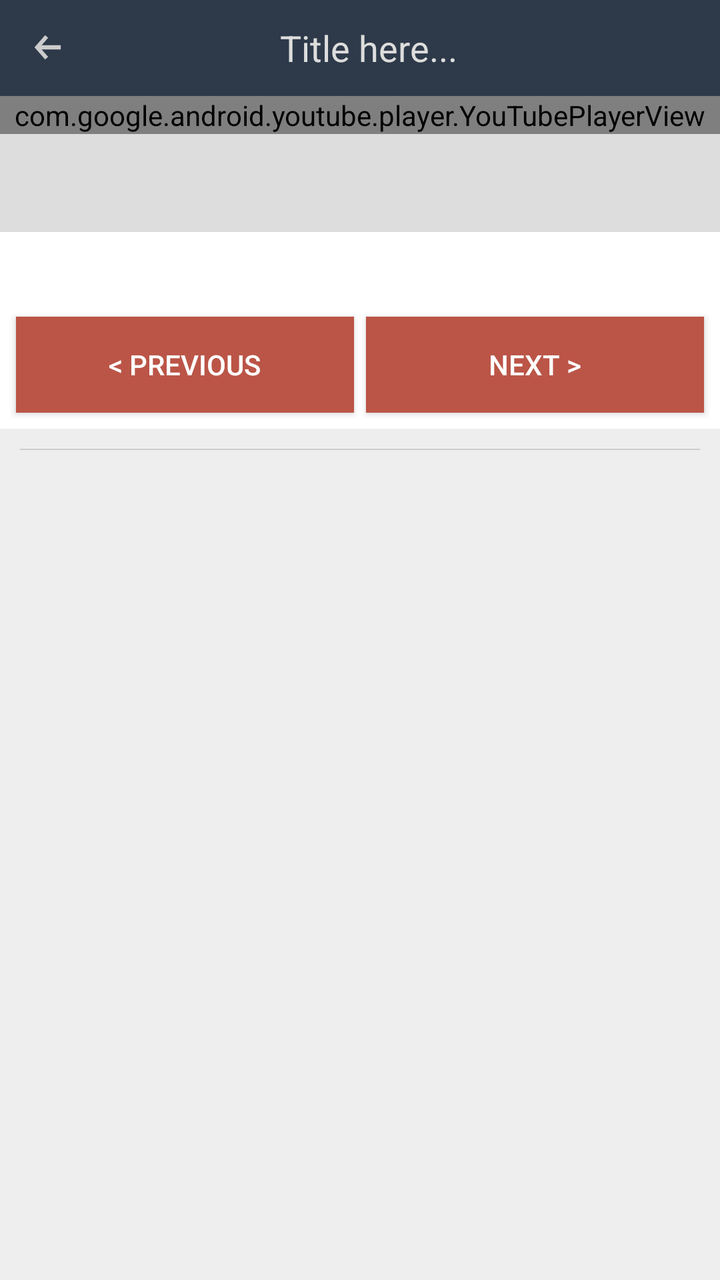
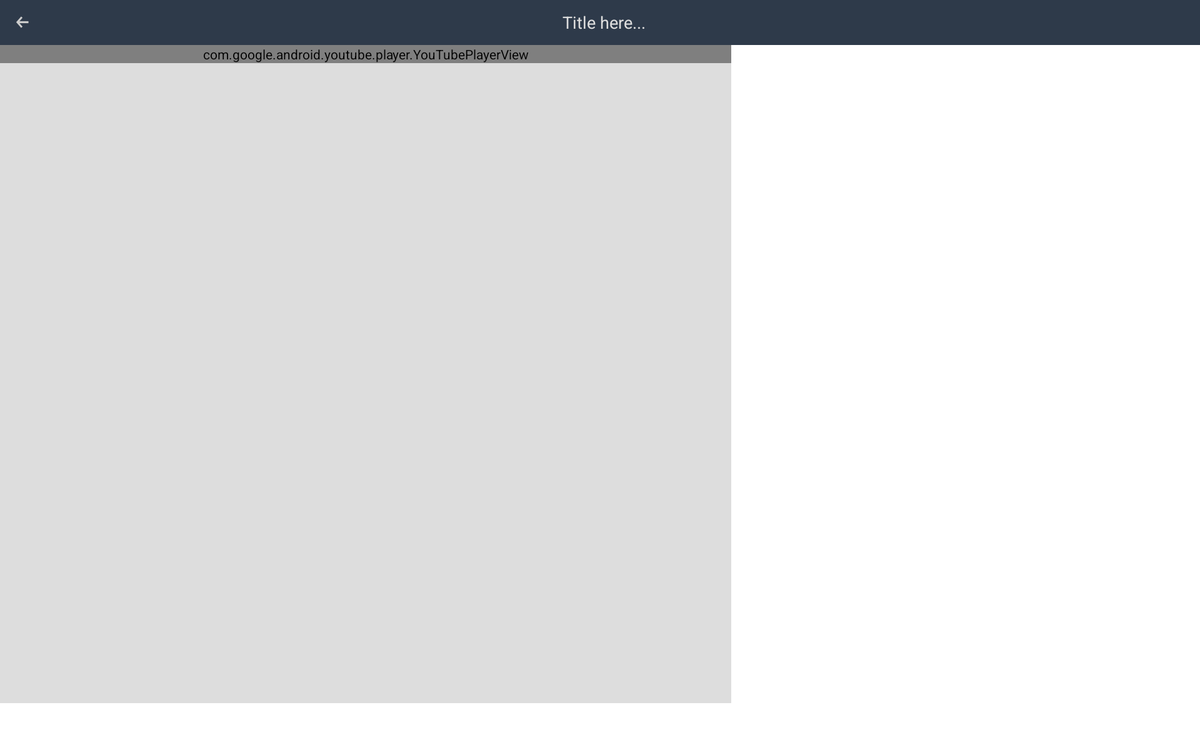

Compare how this app lays out the same screen by default and in its alternative resource folder. The renders come first, then the two layout files and the values they reference.
<!-- AndroidManifest.xml: application theme AppTheme -->
<!-- res/layout/activity_fullscreen_videoplayer.xml -->
<?xml version="1.0" encoding="utf-8"?>
<LinearLayout xmlns:android="http://schemas.android.com/apk/res/android"
    android:id="@+id/layout"
    android:layout_width="match_parent"
    android:layout_height="match_parent"
    android:orientation="vertical">

    <include
        android:id="@+id/navigationBar"
        layout="@layout/custom_navbar"
        android:layout_width="match_parent"
        android:layout_height="wrap_content" />

    <RelativeLayout
        android:layout_width="match_parent"
        android:layout_height="wrap_content">

        <LinearLayout
            android:layout_width="match_parent"
            android:layout_height="wrap_content">

            <com.google.android.youtube.player.YouTubePlayerView
                android:id="@+id/player"
                android:layout_width="match_parent"
                android:layout_height="wrap_content" />
        </LinearLayout>

        <LinearLayout
            android:id="@+id/fullscreenPlayControlLayout"
            android:layout_width="match_parent"
            android:layout_height="wrap_content"
            android:background="#fff"
            android:gravity="center_vertical"
            android:orientation="horizontal"
            android:padding="10dp"
            android:visibility="invisible">

            <Button
                android:id="@+id/prevVideoButton2"
                android:layout_width="wrap_content"
                android:layout_height="wrap_content"
                android:layout_marginLeft="10dp"
                android:background="#0099CC"
                android:drawableLeft="@drawable/prev_button"
                android:drawablePadding="5dp"
                android:text="@string/prev_button_text"
                android:textAppearance="?android:attr/textAppearanceMedium"
                android:textColor="@color/button_text_color" />

            <Button
                android:id="@+id/nextVideoButton2"
                android:layout_width="wrap_content"
                android:layout_height="wrap_content"
                android:layout_marginLeft="15dp"
                android:background="#0099CC"
                android:drawablePadding="5dp"
                android:drawableRight="@drawable/next_button"
                android:text="@string/next_button_text"
                android:textAppearance="?android:attr/textAppearanceMedium"
                android:textColor="@color/button_text_color" />

            <TextView
                android:id="@+id/currentVideoTitle2"
                android:layout_width="0dp"
                android:layout_height="wrap_content"
                android:layout_marginLeft="15dp"
                android:layout_weight="1"
                android:ellipsize="marquee"
                android:gravity="left"
                android:lines="1"
                android:textAppearance="?android:attr/textAppearanceMedium"
                android:textColor="#fff" />
        </LinearLayout>

    </RelativeLayout>

    <LinearLayout
        android:id="@+id/other_views"
        android:layout_width="match_parent"
        android:layout_height="0dp"
        android:layout_weight="1"
        android:orientation="vertical">

        <LinearLayout
            android:id="@+id/currentVideoInfo"
            android:layout_width="match_parent"
            android:layout_height="wrap_content"
            android:background="#fff"
            android:orientation="vertical"
            android:padding="5dp">

            <TextView
                android:id="@+id/currentVideoTitle"
                android:layout_width="wrap_content"
                android:layout_height="wrap_content"
                android:layout_margin="5dp"
                android:ellipsize="marquee"
                android:lines="1"
                android:textAppearance="?android:attr/textAppearanceMedium"
                android:textColor="#555555"
                android:textStyle="bold" />

            <LinearLayout
                android:layout_width="match_parent"
                android:layout_height="wrap_content"
                android:orientation="horizontal">

                <Button
                    android:id="@+id/prevVideoButton"
                    android:layout_width="match_parent"
                    android:layout_height="wrap_content"
                    android:layout_margin="3dp"
                    android:layout_weight="1"
                    android:padding="10dp"
                    android:text="&lt; Previous"
                    android:textColor="@color/button_text_color"
                    android:background="@drawable/button_bg" />

                <Button
                    android:id="@+id/nextVideoButton"
                    android:layout_width="match_parent"
                    android:layout_height="wrap_content"
                    android:layout_margin="3dp"
                    android:layout_weight="1"
                    android:background="@drawable/button_bg"
                    android:padding="10dp"
                    android:text="Next >"
                    android:textColor="@color/button_text_color" />
            </LinearLayout>
        </LinearLayout>

        <LinearLayout
            android:layout_width="match_parent"
            android:layout_height="0dp"
            android:layout_weight="1"
            android:background="#eee">

            <ListView
                android:id="@+id/allVideoslistView"
                android:layout_width="wrap_content"
                android:layout_height="wrap_content"
                android:layout_marginLeft="10dp"
                android:layout_marginRight="10dp"
                android:layout_marginTop="10dp"
                android:background="#cccccc"
                android:divider="#0000"
                android:dividerHeight="0dp"
                android:padding="1px" />
        </LinearLayout>
    </LinearLayout>
</LinearLayout>
<!-- res/layout/custom_navbar.xml (included above) -->
<?xml version="1.0" encoding="utf-8"?>
<LinearLayout xmlns:android="http://schemas.android.com/apk/res/android"
    android:layout_width="match_parent"
    android:layout_height="wrap_content"
    android:background="#2e3a4a"
    android:gravity="center_vertical"
    android:orientation="horizontal"
    android:padding="8dp">

    <ImageButton
        android:id="@+id/navigationLeftButton"
        android:layout_width="32dp"
        android:layout_height="32dp"
        android:background="@null"
        android:src="@drawable/back_arrow"
        android:textAppearance="?android:attr/textAppearanceLarge"
        android:textColor="#ddd" />

    <TextView
        android:id="@+id/navigationTitleTextView"
        android:layout_width="match_parent"
        android:layout_height="wrap_content"
        android:ellipsize="end"
        android:gravity="center"
        android:lines="1"
        android:paddingRight="24dp"
        android:text="Title here..."
        android:textAppearance="?android:attr/textAppearanceLarge"
        android:textColor="#ddd"
        android:textSize="18sp" />
</LinearLayout>
<!-- resources referenced by this layout -->
<resources>
  <!-- drawable back_arrow: png bitmap (drawable-xxhdpi, 632 bytes) -->
  <!-- drawable button_bg (drawable) -->
  <?xml version="1.0" encoding="utf-8" ?>
  <selector xmlns:android="http://schemas.android.com/apk/res/android">
      <item android:drawable="@color/disabled_button_bg" android:state_enabled="false" />
      <item android:drawable="@color/normal_button_bg" />
  </selector>
  <!-- drawable next_button (drawable) -->
  <?xml version="1.0" encoding="utf-8"?>
  <selector xmlns:android="http://schemas.android.com/apk/res/android">
      <item android:drawable="@drawable/next_button_disabled" android:state_enabled="false" />
      <item android:drawable="@drawable/next_button_enabled" android:state_enabled="true" />
  </selector>
  <!-- drawable prev_button (drawable) -->
  <?xml version="1.0" encoding="utf-8"?>
  <selector xmlns:android="http://schemas.android.com/apk/res/android">
      <item android:drawable="@drawable/prev_button_disabled" android:state_enabled="false" />
      <item android:drawable="@drawable/prev_button_enabled" android:state_enabled="true" />
  </selector>
  <string name="next_button_text">NEXT</string>
  <string name="prev_button_text">PREV</string>
  <style name="AppTheme" parent="Theme.AppCompat.NoActionBar">
          <item name="android:windowBackground">@color/grey_bg</item>
      </style>
  <color name="disabled_button_bg">#eeeeee</color>
  <color name="normal_button_bg">#bb5547</color>
  <!-- drawable next_button_disabled: png bitmap (drawable-xxhdpi, 636 bytes) -->
  <!-- drawable next_button_enabled: png bitmap (drawable-xxhdpi, 628 bytes) -->
  <!-- drawable prev_button_disabled: png bitmap (drawable-xxhdpi, 734 bytes) -->
  <!-- drawable prev_button_enabled: png bitmap (drawable-xxhdpi, 632 bytes) -->
  <color name="grey_bg">#ddd</color>
</resources>
<!-- res/layout-sw720dp-land/activity_fullscreen_videoplayer.xml (the repository's variant of the layout above) -->
<!-- drawn on a large tablet held sideways -->
<?xml version="1.0" encoding="utf-8"?>
<LinearLayout xmlns:android="http://schemas.android.com/apk/res/android"
    android:id="@+id/layout"
    android:layout_width="match_parent"
    android:layout_height="match_parent"
    android:orientation="vertical">

    <include
        android:id="@+id/navigationBar"
        layout="@layout/custom_navbar"
        android:layout_width="match_parent"
        android:layout_height="wrap_content" />

    <LinearLayout
        android:layout_width="match_parent"
        android:layout_height="match_parent"
        android:orientation="horizontal">

        <LinearLayout
            android:layout_width="0dp"
            android:layout_height="match_parent"
            android:layout_weight="1"
            android:orientation="vertical">

            <RelativeLayout
                android:layout_width="match_parent"
                android:layout_height="match_parent"
                android:layout_weight="1">

                <LinearLayout
                    android:layout_width="match_parent"
                    android:layout_height="wrap_content">

                    <com.google.android.youtube.player.YouTubePlayerView
                        android:id="@+id/player"
                        android:layout_width="match_parent"
                        android:layout_height="wrap_content" />
                </LinearLayout>

                <LinearLayout
                    android:id="@+id/fullscreenPlayControlLayout"
                    android:layout_width="match_parent"
                    android:layout_height="wrap_content"
                    android:background="#a333"
                    android:gravity="center_vertical"
                    android:orientation="horizontal"
                    android:padding="10dp"
                    android:visibility="invisible">

                    <Button
                        android:id="@+id/prevVideoButton2"
                        android:layout_width="wrap_content"
                        android:layout_height="wrap_content"
                        android:layout_marginLeft="10dp"
                        android:background="@null"
                        android:drawableLeft="@drawable/prev_button"
                        android:drawablePadding="5dp"
                        android:text="@string/prev_button_text"
                        android:textAppearance="?android:attr/textAppearanceMedium"
                        android:textColor="@color/button_text_color" />

                    <Button
                        android:id="@+id/nextVideoButton2"
                        android:layout_width="wrap_content"
                        android:layout_height="wrap_content"
                        android:layout_marginLeft="15dp"
                        android:background="@null"
                        android:drawablePadding="5dp"
                        android:drawableRight="@drawable/next_button"
                        android:text="@string/next_button_text"
                        android:textAppearance="?android:attr/textAppearanceMedium"
                        android:textColor="@color/button_text_color" />

                    <TextView
                        android:id="@+id/currentVideoTitle2"
                        android:layout_width="0dp"
                        android:layout_height="wrap_content"
                        android:layout_marginLeft="15dp"
                        android:layout_weight="1"
                        android:ellipsize="marquee"
                        android:gravity="left"
                        android:lines="1"
                        android:textAppearance="?android:attr/textAppearanceMedium"
                        android:textColor="#fff" />
                </LinearLayout>

            </RelativeLayout>

            <LinearLayout
                android:id="@+id/other_views"
                android:layout_width="match_parent"
                android:layout_height="wrap_content"
                android:layout_weight="1"
                android:orientation="vertical">

                <LinearLayout
                    android:id="@+id/currentVideoInfo"
                    android:layout_width="match_parent"
                    android:layout_height="wrap_content"
                    android:background="#fff"
                    android:orientation="vertical"
                    android:padding="5dp">

                    <TextView
                        android:id="@+id/currentVideoTitle"
                        android:layout_width="wrap_content"
                        android:layout_height="wrap_content"
                        android:layout_margin="5dp"
                        android:ellipsize="marquee"
                        android:lines="1"
                        android:textAppearance="?android:attr/textAppearanceMedium"
                        android:textColor="#333"
                        android:textStyle="bold" />

                    <LinearLayout
                        android:layout_width="match_parent"
                        android:layout_height="wrap_content"
                        android:orientation="horizontal">

                        <Button
                            android:id="@+id/prevVideoButton"
                            android:layout_width="match_parent"
                            android:layout_height="wrap_content"
                            android:layout_margin="3dp"
                            android:layout_weight="1"
                            android:text="&lt; Previous" />

                        <Button
                            android:id="@+id/nextVideoButton"
                            android:layout_width="match_parent"
                            android:layout_height="wrap_content"
                            android:layout_margin="3dp"
                            android:layout_weight="1"
                            android:text="Next >" />
                    </LinearLayout>
                </LinearLayout>

            </LinearLayout>

        </LinearLayout>

        <ListView
            android:id="@+id/allVideoslistView"
            android:layout_width="500dp"
            android:layout_height="match_parent"
            android:background="#fff"
            android:divider="#0000"
            android:dividerHeight="0dp" />
    </LinearLayout>
</LinearLayout>
<!-- resources referenced by the variant -->
<!-- as a large tablet held sideways resolves them -->
<resources>
  <!-- drawable back_arrow: png bitmap (drawable-xxhdpi, 632 bytes) -->
  <!-- drawable next_button (drawable) -->
  <?xml version="1.0" encoding="utf-8"?>
  <selector xmlns:android="http://schemas.android.com/apk/res/android">
      <item android:drawable="@drawable/next_button_disabled" android:state_enabled="false" />
      <item android:drawable="@drawable/next_button_enabled" android:state_enabled="true" />
  </selector>
  <!-- drawable prev_button (drawable) -->
  <?xml version="1.0" encoding="utf-8"?>
  <selector xmlns:android="http://schemas.android.com/apk/res/android">
      <item android:drawable="@drawable/prev_button_disabled" android:state_enabled="false" />
      <item android:drawable="@drawable/prev_button_enabled" android:state_enabled="true" />
  </selector>
  <string name="next_button_text">NEXT</string>
  <string name="prev_button_text">PREV</string>
  <style name="AppTheme" parent="Theme.AppCompat.NoActionBar">
          <item name="android:windowBackground">@color/grey_bg</item>
      </style>
  <!-- drawable next_button_disabled: png bitmap (drawable-xxhdpi, 636 bytes) -->
  <!-- drawable next_button_enabled: png bitmap (drawable-xxhdpi, 628 bytes) -->
  <!-- drawable prev_button_disabled: png bitmap (drawable-xxhdpi, 734 bytes) -->
  <!-- drawable prev_button_enabled: png bitmap (drawable-xxhdpi, 632 bytes) -->
  <color name="grey_bg">#ddd</color>
</resources>
